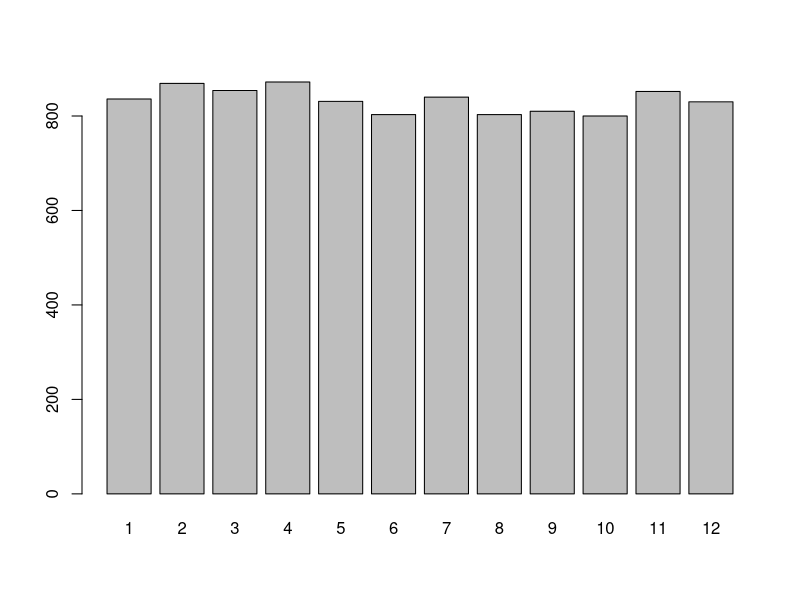
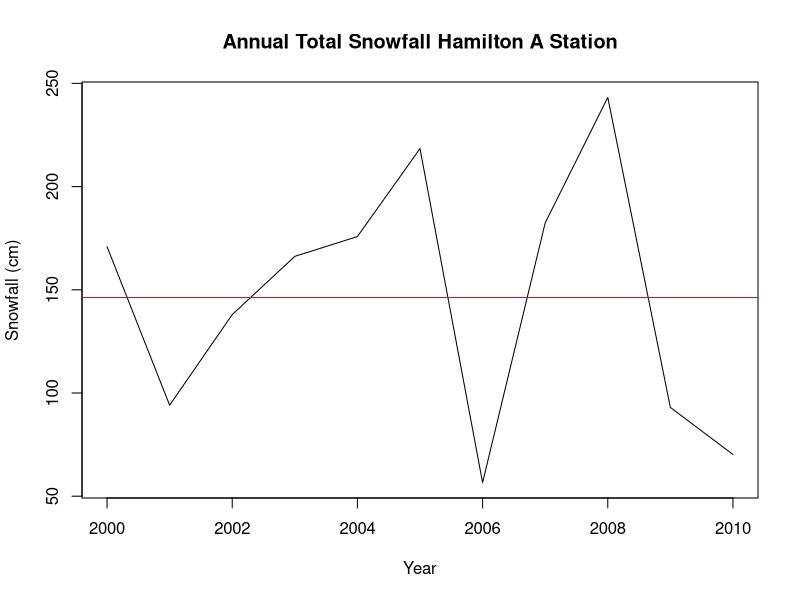
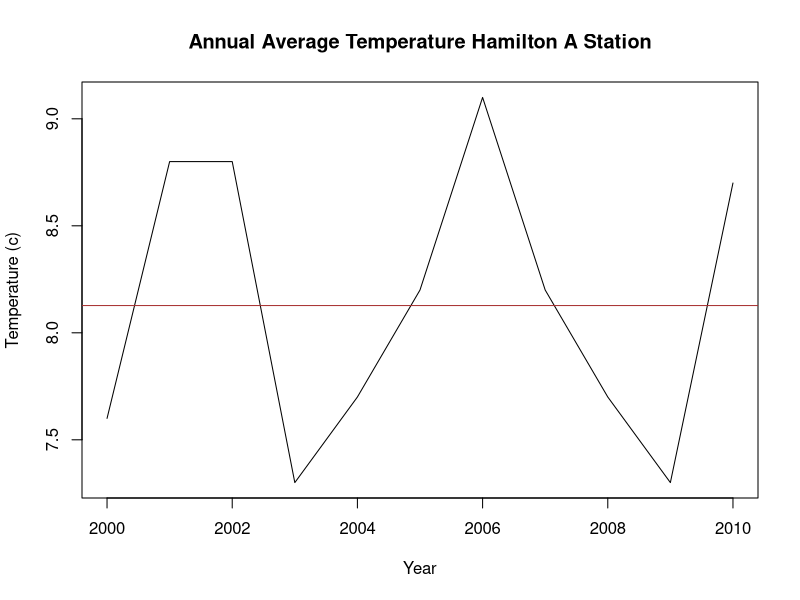
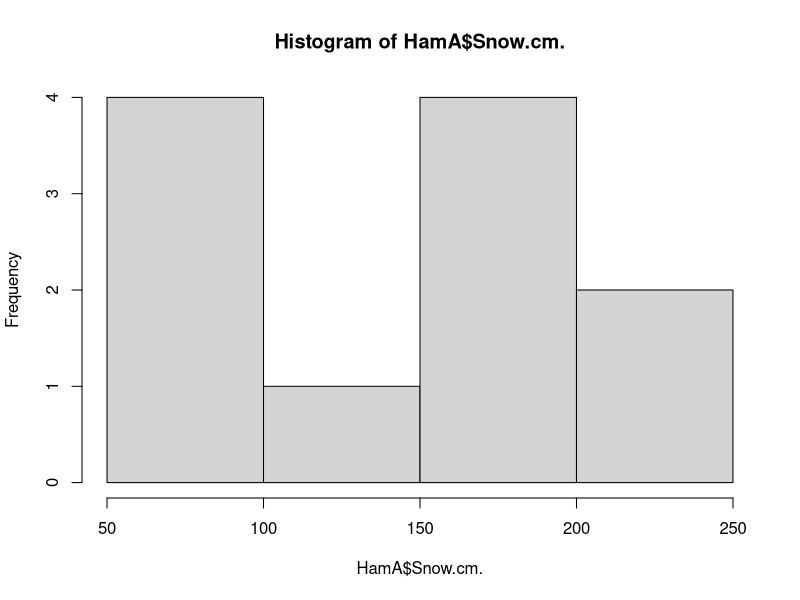
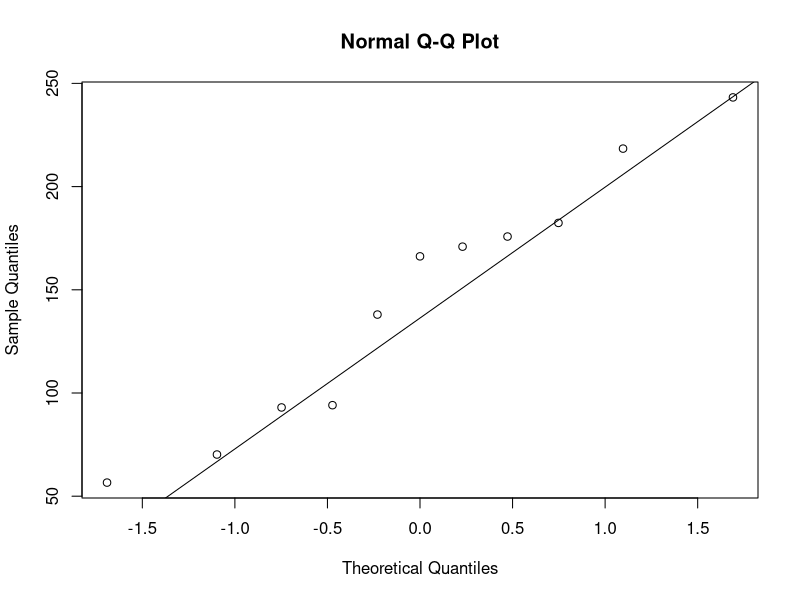
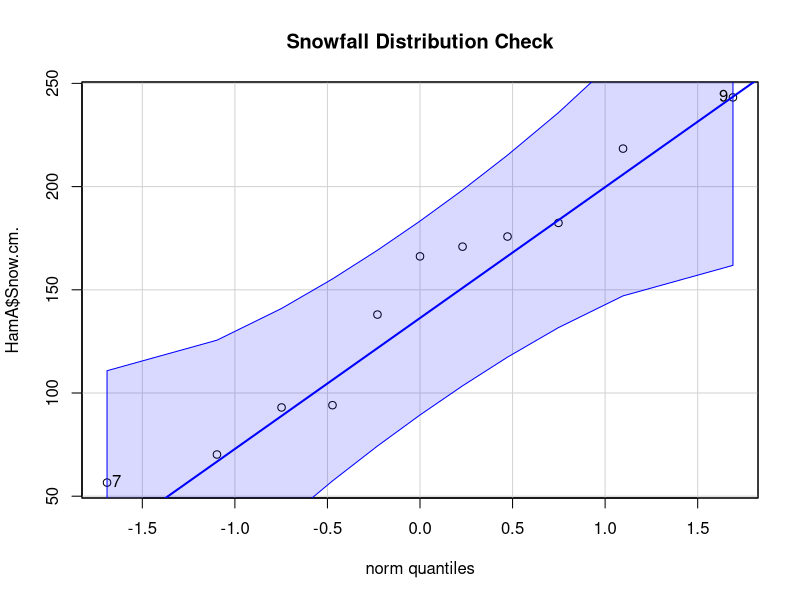
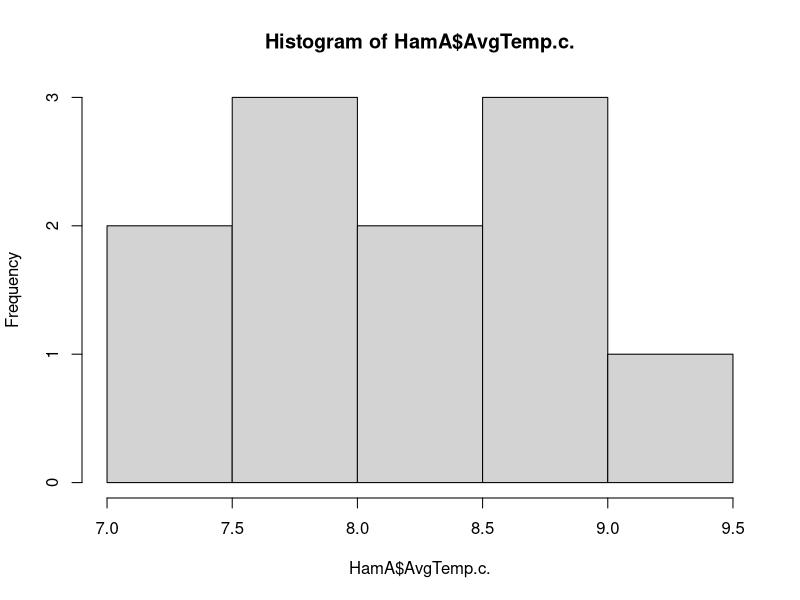
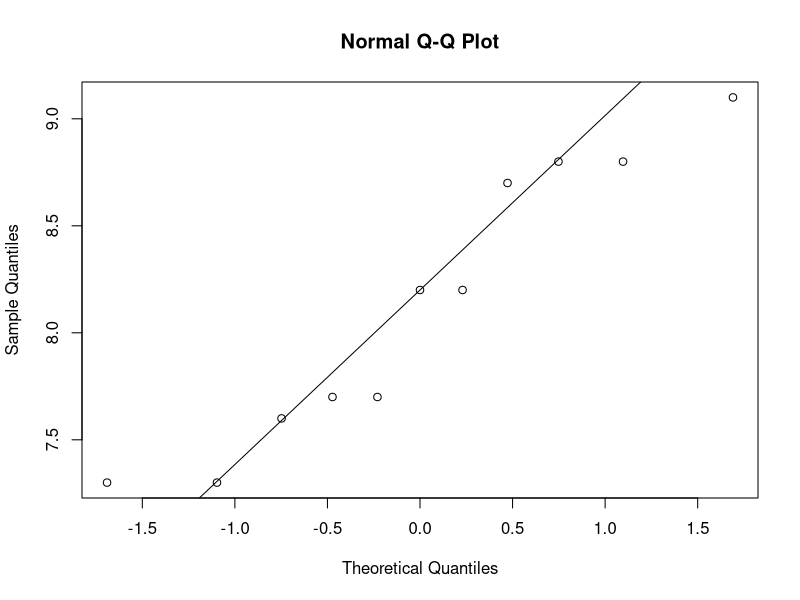

Write R code to recreate these figures, in order.
## ---- chunk 1
## load required libraries
library(car)
## ---- chunk 2
##establish object for reusability

die12 <- (1:12)
die12ev <- mean(die12)
die12ev
## ---- chunk 3
die12var <- var(die12)
die12var
## ---- chunk 4
sample10K <- sample(die12, 10000, replace = TRUE)
samplemean <- mean(sample10K)
samplemean
## ---- chunk 5
tab10K <- table(sample10K)
barplot(tab10K)
## ---- chunk 6
## create dataframe from webpage summary data.
HamA <- data.frame("Year" = c(2000, 2001, 2002, 2003, 2004, 2005, 2006, 2007, 2008, 2009, 2010),
                   "Snow(cm)" = c(170.9, 94.1, 138, 166.2, 175.8, 218.4, 56.6, 182.4, 243.2, 93, 70.2),
                   "AvgTemp(c)" = c(7.6, 8.8, 8.8, 7.3, 7.7, 8.2, 9.1, 8.2, 7.7, 7.3, 8.7)
                   )
HamA
## ---- chunk 7
## plot snowfall with mean abline
plot(x = HamA$Year,
     y = HamA$Snow.cm.,
     type = "l",
     main = "Annual Total Snowfall Hamilton A Station",
    xlab = "Year",
    ylab = "Snowfall (cm)")
abline(h = mean(HamA$Snow.cm.),
       lty = 1,
       col = "brown")

## plot average temperature with mean abline
plot(x = HamA$Year,
     y = HamA$AvgTemp.c.,
     type = "l",
     main = "Annual Average Temperature Hamilton A Station",
    xlab = "Year",
    ylab = "Temperature (c)")
abline(h = mean(HamA$AvgTemp.c.),
       lty = 1,
       col = "brown")
## ---- chunk 8
hist(HamA$Snow.cm.)
qqnorm(HamA$Snow.cm.)
qqline(HamA$Snow.cm.)
qqPlot(HamA$Snow.cm.,
       main = "Snowfall Distribution Check")
## ---- chunk 9
hist(HamA$AvgTemp.c.)
qqnorm(HamA$AvgTemp.c.)
qqline(HamA$AvgTemp.c.)
qqPlot(HamA$AvgTemp.c.,
       main = "Annual Average Temperature Distribution Check")
## ---- chunk 10
## function to accept array and calculate z scores
z_scores_array <- function(var_array) {
  x <- mean(var_array) #assign sample mean
  y <- sd(var_array)   #assign sample standard deviation
  #iterate through array calculating z score
  z_scores <- for (i in (var_array)) {
                    w <- (i - x)/y
                    print(w)
    }
  
}

## ---- chunk 11
#create arrays from existing dataframe
snowarray <- array(HamA$Snow.cm.)
temparray <- array(HamA$AvgTemp.c.)
## ---- chunk 12
#apply function to snowfall data
snowz <- z_scores_array(snowarray)
## ---- chunk 13
#apply function to temperature data
tempz <- z_scores_array(temparray)
